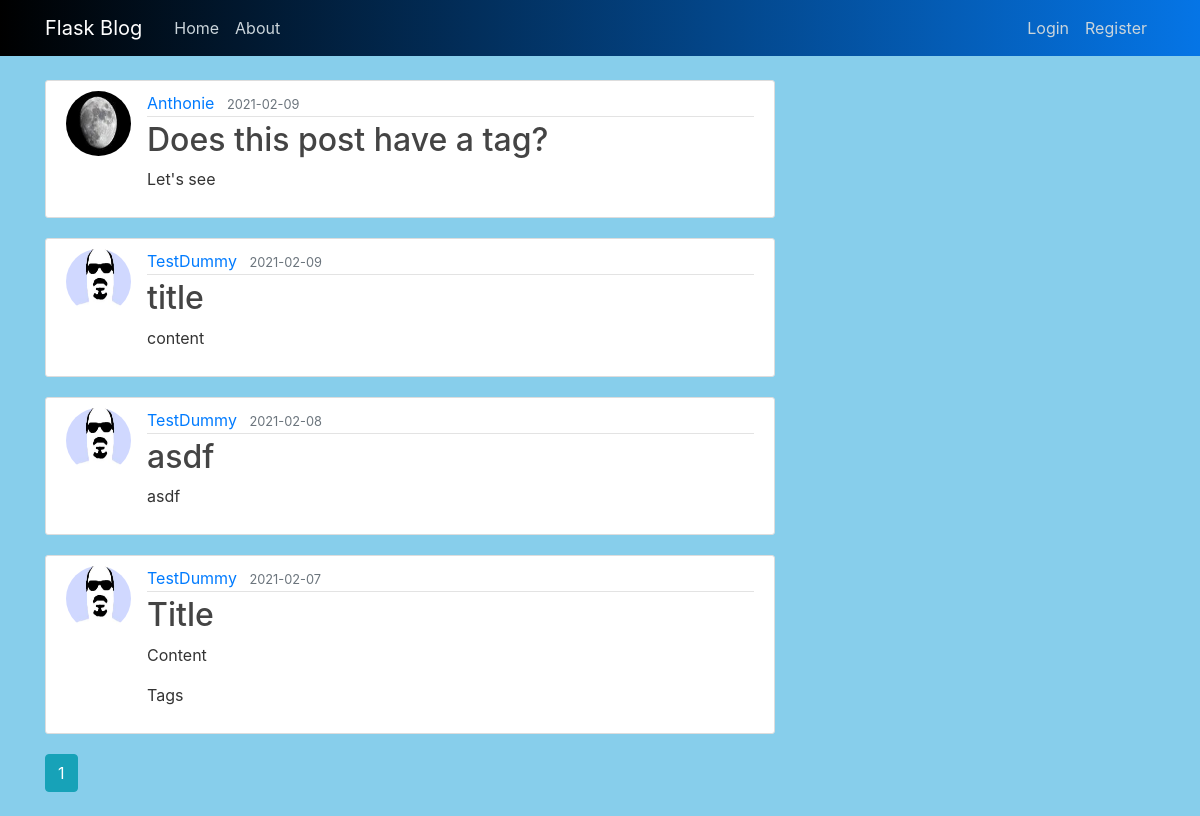
The page /home on the database its author committed.
### flaskblog/models.py (models this page shows, shortened)
class Post(db.Model):
    __tablename__ = 'post'
    __searchable__ = ['date_posted', 'tags']
    id = db.Column(db.Integer, primary_key=True)
    title = db.Column(db.String(100), nullable=False)
    date_posted = db.Column(db.DateTime, nullable=False, default=datetime.utcnow)
    content = db.Column(db.Text, nullable=False)
    tags = db.Column(db.String, nullable=True)
    user_id = db.Column(db.Integer, db.ForeignKey('user.id'), nullable=False)

class User(db.Model, UserMixin):
    id = db.Column(db.Integer, primary_key=True)
    username = db.Column(db.String(20), unique=True, nullable=False)
    email = db.Column(db.String(120), unique=True, nullable=False)
    image_file = db.Column(db.String(20), nullable=False, default='default.jpg')
    password = db.Column(db.String(60), nullable=False)
    posts = db.relationship('Post', backref='author', lazy=True)

### flaskblog/routes.py (the view)
@app.route("/")
@app.route("/home")
def home():
    page = request.args.get('page', 1, type=int)
    posts = Post.query.order_by(Post.date_posted.desc()).paginate(page=page, per_page=5)
    return render_template('home.html', posts=posts)

### flaskblog/templates/home.html
{% extends "layout.html" %}
{% block content %}
    {% for post in posts.items %}
        <article class="media content-section">
          <img class="rounded-circle article-img" src="{{ url_for('static', filename='profile_pics/' + post.author.image_file) }}">
          <div class="media-body">
            <div class="article-metadata">
              <a class="mr-2" href="{{ url_for('user_posts', username=post.author.username) }}">{{ post.author.username }}</a>
              <small class="text-muted">{{ post.date_posted.strftime('%Y-%m-%d') }}</small>
            </div>
            <h2><a class="article-title" href="{{ url_for('post', post_id=post.id) }}">{{ post.title }}</a></h2>
            <p class="article-content">{{ post.content }}</p>
            <p class="article-tags">{{ post.tags }}</p>
          </div>
        </article>
    {% endfor %}
    {% for page_num in posts.iter_pages(left_edge=1, right_edge=1, left_current=1, right_current=2) %}
      {% if page_num %}
        {% if posts.page == page_num %}
          <a class="btn btn-info mb-4" href="{{ url_for('home', page=page_num) }}">{{ page_num }}</a>
        {% else %}
          <a class="btn btn-outline-info mb-4" href="{{ url_for('home', page=page_num) }}">{{ page_num }}</a>
        {% endif %}
      {% else %}
        ...
      {% endif %}
    {% endfor %}
{% endblock content %}

### flaskblog/templates/layout.html (shortened to what this page needs)
<!DOCTYPE html>
<html>
<head>
    <link rel="stylesheet" href="https://maxcdn.bootstrapcdn.com/bootstrap/4.0.0/css/bootstrap.min.css">
    <link rel="stylesheet" type="text/css" href="{{ url_for('static', filename='main.css') }}">
</head>
<body>
    <header class="site-header">
      <nav class="navbar navbar-expand-md navbar-dark bg-primary fixed-top">
        <div class="container">
          <a class="navbar-brand mr-4" href="/">Flask Blog</a>
          <div class="collapse navbar-collapse" id="navbarToggle">
            <div class="navbar-nav mr-auto">
              <a class="nav-item nav-link" href="{{ url_for('home') }}">Home</a>
              <a class="nav-item nav-link" href="{{ url_for('about') }}">About</a>
            </div>
            <div class="navbar-nav">
              {% if current_user.is_authenticated %}
                <a class="nav-item nav-link" href="{{ url_for('new_post') }}">New Post</a>
                <a class="nav-item nav-link" href="{{ url_for('search') }}">Search</a>
                <a class="nav-item nav-link" href="{{ url_for('account') }}">Account</a>
                <a class="nav-item nav-link" href="{{ url_for('logout') }}">Logout</a>
              {% else %}
                <a class="nav-item nav-link" href="{{ url_for('login') }}">Login</a>
                <a class="nav-item nav-link" href="{{ url_for('register') }}">Register</a>
              {% endif %}
            </div>
          </div>
        </div>
      </nav>
    </header>
    <main role="main" class="container">
      <div class="row">
        <div class="col-md-8">
          {% block content %}{% endblock %}
        </div>
          </div>
    </main>
</body>
</html>

### flaskblog/static/main.css (style rules this page uses)
body { background: #87CEEB; color: #333333; margin-top: 5rem; }
h1, h2, h3, h4, h5, h6 { color: #444444; }
.bg-primary { background: linear-gradient(to right,#000,#0575e6); }
.site-header .navbar-nav .nav-link { color: #cbd5db; }
.content-section { background: #ffffff; padding: 10px 20px; border: 1px solid #dddddd; border-radius: 3px; margin-bottom: 20px; }
.article-title { color: #444444; }
.article-content { white-space: pre-line; }
.article-img { height: 65px; width: 65px; margin-right: 16px; }
.article-metadata { padding-bottom: 1px; margin-bottom: 4px; border-bottom: 1px solid #e3e3e3 }

### rows shown on the page
Post: image_file (picture), author.username "Anthonie", date_posted "2021-02-09", title "Does this post have a tag?", content "Let's see"
Post: image_file (placeholder picture), author.username "TestDummy", date_posted "2021-02-09", title "title", content "content"
Post: image_file (placeholder picture), author.username "TestDummy", date_posted "2021-02-08", title "asdf", content "asdf"
Post: image_file (placeholder picture), author.username "TestDummy", date_posted "2021-02-07", title "Title", content "Content", tags "Tags"

### other values the page prints
{{ page_num }} "1"
